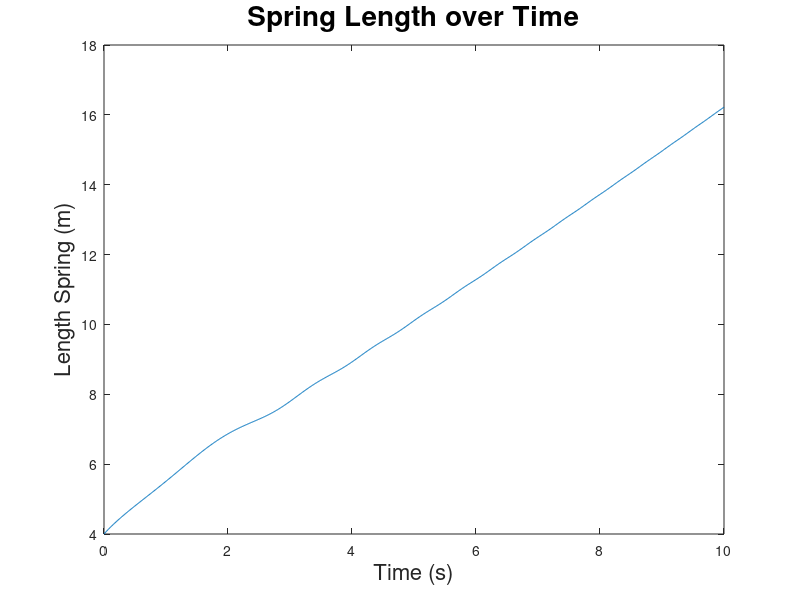
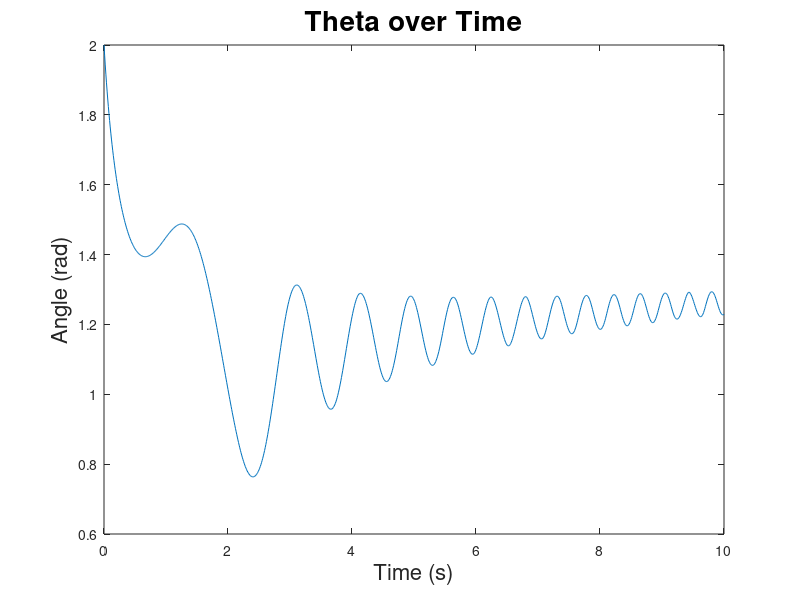

MATLAB code to generate these figures, in order:
function E2_Q8()      
    %% Specify initial conditions
    z1_0 = pi/5;    %theta
    z2_0 = 1.6; %theta dot
    z3_0 =4; %initial spring length
    z4_0=2; %initial spring acceleration
    d=.8; %m, arm length of the spining column, constant
    omega=.5; %rad/sec
%%
    Z_0 = [z3_0, z4_0, z1_0, z2_0] %z1 = ld,ldd,td,tdd
    t_span = [0:0.01:10];  %time span for simulation 
    [time, zout] = ode45(@sphpend_fun, t_span, Z_0);
%%
    function states = sphpend_fun(T, ZZ) %all phi = 0 b/c planar spring pendulum
        %% ICs:
        g = 9.81; % gravitational acceleration in m/s^2
        m = 1; % mass = 3.0 kg, assume rod has neglible mass
        k=2; %N/m, spring constant
        lo=1; %m 
        
        %Extract positions and velocities from incoming integrated vector
        ld=ZZ(2); td=ZZ(4);
        l=ZZ(1); t=ZZ(3);
        
        ldd=( ((k*(lo-l)-m*g*cos(t))/m) +(2*ld^2)+(l*ld^2)+(ld) )/(-l);
        tdd=( -g*sin(t)+d*omega^2*cos(t)-2*omega*ld-2*omega*l*ld-omega*l)/l;

        states = [ld;ldd; td;tdd];
    end

    figure;
    plot(time, zout(:,1))
    xlabel('Time (s)', 'FontSize', 16)
    ylabel('Length Spring (m)','FontSize', 16)
    title('Spring Length over Time','FontSize', 20)

    figure;
    plot(time, zout(:,2))
    xlabel('Time (s)', 'FontSize', 16)
    ylabel('Angle (rad)','FontSize', 16)
    title('Theta over Time','FontSize', 20)
end
